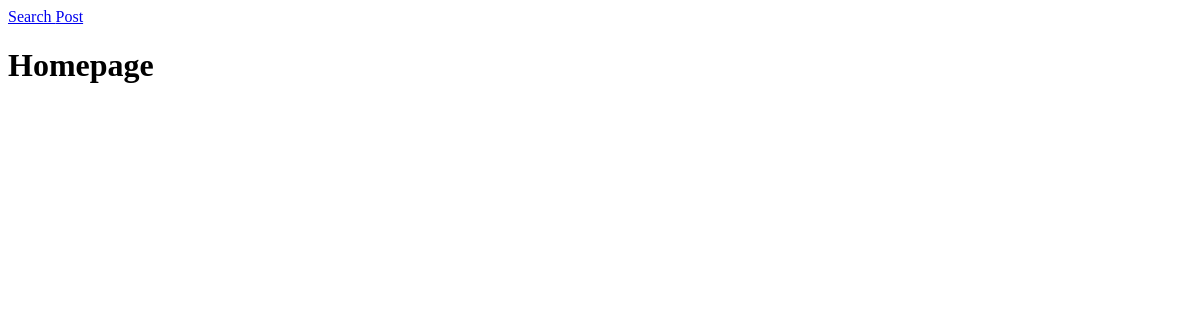
Before: /homepage/ with the older database file.
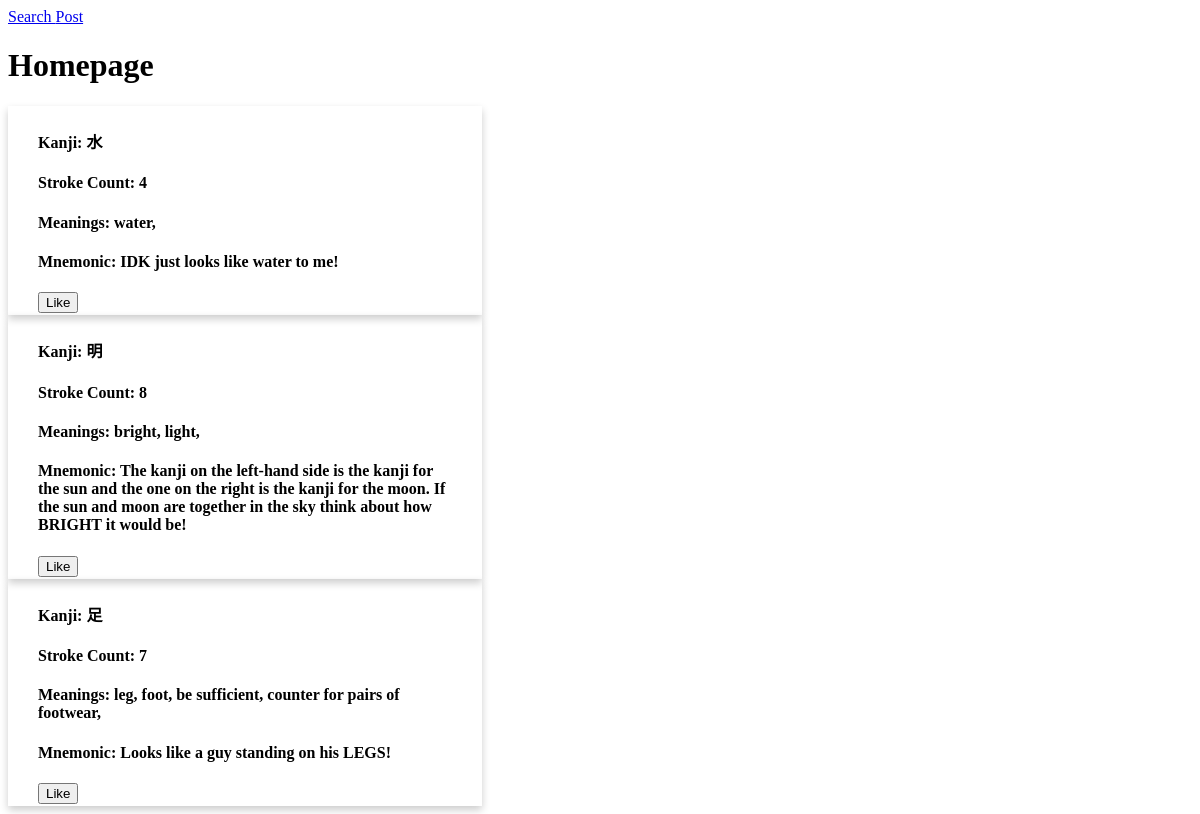
After: the same page with the newer database file.
### home/models.py (models this page shows)
class Meanings(models.Model):
    id = models.IntegerField(primary_key=True, auto_created=True)
    kanji_key = models.ForeignKey(Kanji, on_delete=models.CASCADE)
    character = models.TextField(max_length=100, null = True)

class Post(models.Model):
    id = models.IntegerField(primary_key=True, auto_created=True)
    kanji = models.TextField(max_length=1, null=False)
    mnemonic = models.TextField(max_length=500, null=False)
    created = models.DateTimeField(auto_now_add=True)
    upvotes = models.IntegerField(default=0)

### home/views.py (the view)
# urls.py: path('homepage/', views.homepage, name='homepage'),
def homepage(request):
    posts = Post.objects.all().order_by('-created').values()
    display_data = []
    print(posts)
    for post in posts:
        input_kanji = post['kanji']
        kanji_info = Kanji.objects.filter(kanji=input_kanji).values()
        print(kanji_info)
        meanings = Meanings.objects.filter(kanji_key_id=kanji_info[0]['id']).values()
        print
        display_data.append({"kanji":input_kanji, "strokes": kanji_info[0]['stroke_count'], "meanings": [a['character'] for a in meanings], "mnemonic":post['mnemonic']})
    return render(request, 'home/homepage.html', {'display_data': display_data})

### home/templates/home/homepage.html (shortened to what this page needs)
<!DOCTYPE html>
<head>
</head>
<body>
    <a href="{% url 'search' %}"> Search </a>
    <a href="{% url 'post' %}"> Post </a>
    <br>
    <h1> Homepage </h1>
            {% if display_data %}
                {% for post in display_data %}
                    <div class="card">
                        <div class="container">
                        <h4> <b> Kanji: {{ post.kanji }} </b></h4>
                        <h4> <b> Stroke Count: {{ post.strokes }} </b></h4>
                        <h4> <b> Meanings:
                        {% for meaning in post.meanings %}
                            {{ meaning }},
                        {% endfor %}
                        </b></h4>
                        <h4> <b> Mnemonic: {{ post.mnemonic }} </b></h4>
                        <button class="button button-like">
                            <span>Like</span>
                        </button>
                        </div>
                    </div>
                {% endfor %}
            {% endif %}
</body>

### home/templates/home/homepage.html (style rules this page uses)
.card { box-shadow: 0 4px 8px 0 rgba(0,0,0,0.2); transition: 0.3s; width: 40%; }
.container { padding: 2px 30px; }

Changed rows visible on the page:
now on this page (row edited): Meanings: meanings "water"
added Post: mnemonic "IDK just looks like water to me!"
now on this page (row edited): Meanings: meanings "bright"
now on this page (row edited): Meanings: meanings "light"
added Post: mnemonic "The kanji on the left-hand side is the kanji for the sun and the one on the right is the kanji for the moon. If the sun and moon are together in the sky think about how BRIGHT it would be!"
now on this page (row edited): Meanings: meanings "leg"
now on this page (row edited): Meanings: meanings "foot"
now on this page (row edited): Meanings: meanings "be sufficient"
now on this page (row edited): Meanings: meanings "counter for pairs of footwear"
added Post: mnemonic "Looks like a guy standing on his LEGS!"
Other visible differences:
new list line: "Kanji: 水 Stroke Count: 4 Meanings: , Mnemonic: Like"
new list line: "Kanji: 明 Stroke Count: 8 Meanings: , , Mnemonic: Like"
new list line: "Kanji: 足 Stroke Count: 7 Meanings: , , , , Mnemonic: Like"
